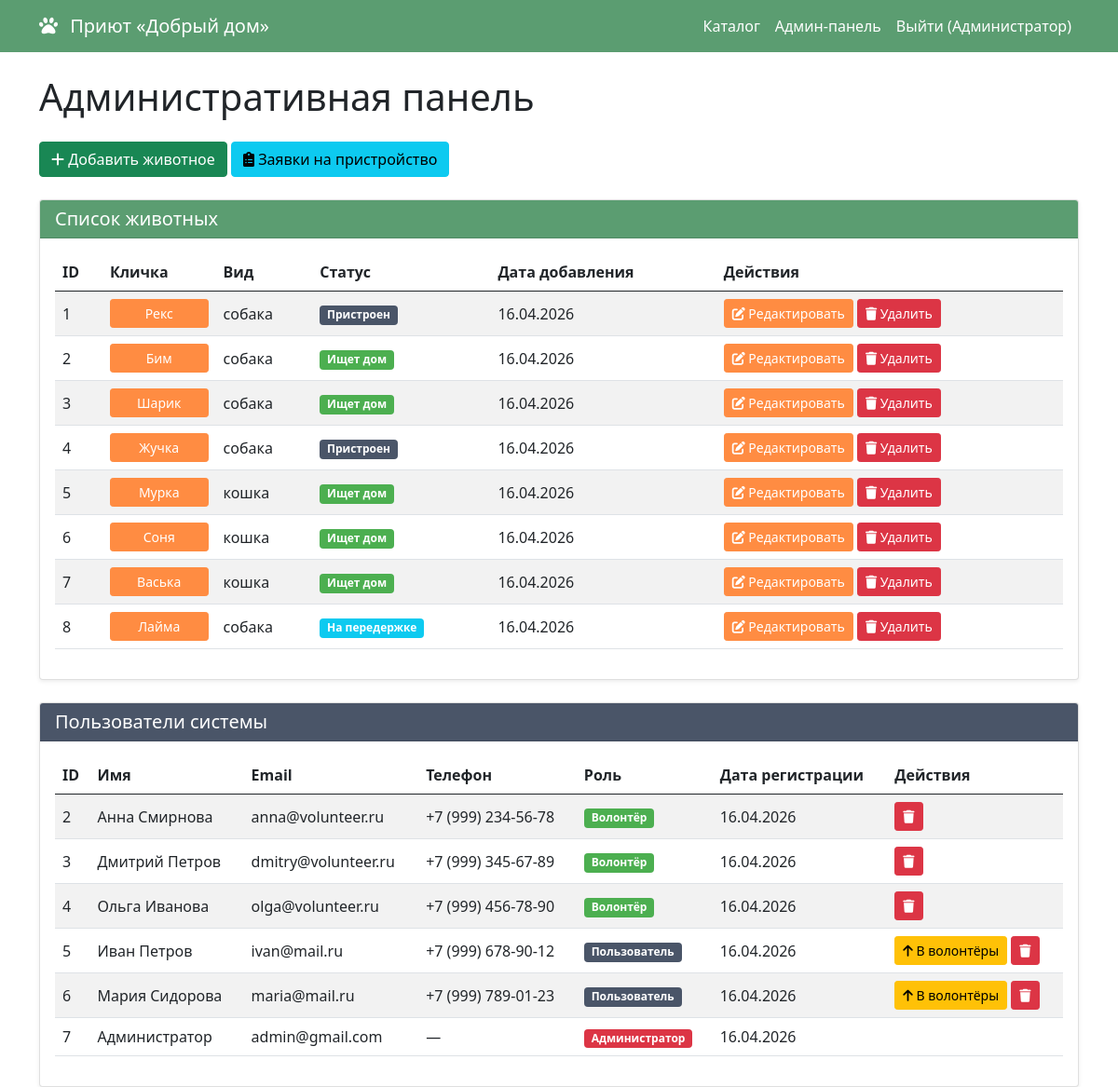
The page /admin (signed in) on the database its author committed.
### app/models.py (models this page shows, shortened)
class User(UserMixin, db.Model):
    __tablename__ = 'users'
    id = db.Column(db.Integer, primary_key=True)
    email = db.Column(db.String(100), unique=True, nullable=False)
    password_hash = db.Column(db.String(255), nullable=False)
    role = db.Column(db.String(20), default='user')
    name = db.Column(db.String(100), nullable=False)
    phone = db.Column(db.String(20))
    created_at = db.Column(db.DateTime, default=datetime.utcnow)
    created_animals = db.relationship('Animal', back_populates='creator', foreign_keys='Animal.created_by')
    activities = db.relationship('Activity', back_populates='user')
    adoption_requests = db.relationship('AdoptionRequest', back_populates='user')
    created_fundraisers = db.relationship('Fundraiser', back_populates='creator')
    donations = db.relationship('Donation', back_populates='user')
    def is_admin(self):
        return self.role == 'admin'

class Animal(db.Model):
    __tablename__ = 'animals'
    id = db.Column(db.Integer, primary_key=True)
    name = db.Column(db.String(100), nullable=False)
    species = db.Column(db.String(50), nullable=False)
    breed = db.Column(db.String(100))
    gender = db.Column(db.String(10))
    age = db.Column(db.Integer)
    color = db.Column(db.String(100))
    status = db.Column(db.String(50), default='looking')
    description = db.Column(db.Text)
    created_at = db.Column(db.DateTime, default=datetime.utcnow)
    created_by = db.Column(db.Integer, db.ForeignKey('users.id', ondelete='SET NULL'), nullable=True)
    photos = db.relationship('AnimalPhoto', back_populates='animal', cascade='all, delete-orphan')
    activities = db.relationship('Activity', back_populates='animal', cascade='all, delete-orphan')
    adoption_requests = db.relationship('AdoptionRequest', back_populates='animal')
    fundraisers = db.relationship('Fundraiser', back_populates='animal')
    creator = db.relationship('User', back_populates='created_animals', foreign_keys=[created_by])

### app/routes.py (the view)
    @app.route('/admin')
    @login_required
    def admin_dashboard():
        if not current_user.is_admin():
            flash('Доступ запрещён. Требуются права администратора.', 'danger')
            return redirect(url_for('catalog'))
        animals = Animal.query.order_by(Animal.created_at.desc()).all()
        users = User.query.all()
        return render_template('admin_dashboard.html', animals=animals, users=users)

### app/models.py (called while the page is built)
@login_manager.user_loader
def load_user(user_id):
    return User.query.get(int(user_id))

### app/templates/admin_dashboard.html (shortened to what this page needs)
{% extends "base.html" %}
{% block content %}
<h1 class="mb-4">Административная панель</h1>
<div class="row">
    <div class="col-md-12 mb-4">
        <a href="{{ url_for('create_animal') }}" class="btn btn-success">
            <i class="fas fa-plus"></i> Добавить животное
        </a>
        <a href="{{ url_for('admin_adoption_requests') }}" class="btn btn-info">
            <i class="fas fa-clipboard-list"></i> Заявки на пристройство
        </a>
    </div>
</div>
<div class="row">
    <div class="col-md-12">
        <div class="card shadow-sm">
            <div class="card-header bg-primary text-white">
                <h5 class="mb-0">Список животных</h5>
            </div>
            <div class="card-body">
                <div class="table-responsive">
                    <table class="table table-striped">
                        <thead>
                            <tr>
                                <th>ID</th>
                                <th>Кличка</th>
                                <th>Вид</th>
                                <th>Статус</th>
                                <th>Дата добавления</th>
                                <th>Действия</th>
                            </tr>
                        </thead>
                        <tbody>
                            {% for animal in animals %}
                            <tr>
                                <td>{{ animal.id }}</td>
                                <td><a class="btn btn-sm btn-primary animal-name" href="{{ url_for('animal_card', id=animal.id) }}">{{ animal.name }}</a></td>
                                <td>{{ animal.species }}</td>
                                <td>
                                    {% if animal.status == 'Ищет дом' %}
                                        <span class="badge bg-success">{{animal.status}}</span>
                                    {% elif animal.status == 'Пристроен' %}
                                        <span class="badge bg-secondary">{{animal.status}}</span>
                                    {% elif animal.status == 'На лечении' %}
                                        <span class="badge bg-warning">{{animal.status}}</span>
                                    {% elif animal.status == 'На передержке' %}
                                        <span class="badge bg-info">{{animal.status}}</span>
                                    {% else %}
                                        <span class="badge bg-warning">{{ animal.status }}</span>
                                    {% endif %}
                                </td>
                                <td>{{ animal.created_at.strftime('%d.%m.%Y') }}</td>
                                <td>
                                    <a href="{{ url_for('edit_animal', id=animal.id) }}" class="btn btn-sm btn-primary">
                                        <i class="fas fa-edit"></i> Редактировать
                                    </a>
                                    <a href="{{ url_for('delete_animal', id=animal.id) }}" class="btn btn-sm btn-danger" onclick="return confirm('Удалить животное?')">
                                        <i class="fas fa-trash"></i> Удалить
                                    </a>
                                </td>
                            </tr>
                            {% endfor %}
                        </tbody>
                    </table>
                </div>
            </div>
        </div>
    </div>
</div>
<div class="row mt-4">
    <div class="col-md-12">
        <div class="card shadow-sm">
            <div class="card-header bg-secondary text-white">
                <h5 class="mb-0">Пользователи системы</h5>
            </div>
            <div class="card-body">
                <div class="table-responsive">
                    <table class="table table-striped">
                        <thead>
                            <tr>
                                <th>ID</th>
                                <th>Имя</th>
                                <th>Email</th>
                                <th>Телефон</th>
                                <th>Роль</th>
                                <th>Дата регистрации</th>
                                <th>Действия</th>
                            </tr>
                        </thead>
                        <tbody>
                            {% for user in users %}
                            <tr>
                                <td>{{ user.id }}</td>
                                <td>{{ user.name }}</td>
                                <td>{{ user.email }}</td>
                                <td>{{ user.phone or '—' }}</td>
                                <td>
                                    {% if user.role == 'admin' %}
                                        <span class="badge bg-danger">Администратор</span>
                                    {% elif user.role == 'volunteer' %}
                                        <span class="badge bg-success">Волонтёр</span>
                                    {% else %}
                                        <span class="badge bg-secondary">Пользователь</span>
                                    {% endif %}
                                </td>
                                <td>{{ user.created_at.strftime('%d.%m.%Y') }}</td>
                                <td>
                                    {% if user.role == 'user' %}
                                        <a href="{{ url_for('promote_user', id=user.id) }}" class="btn btn-sm btn-warning">
                                            <i class="fas fa-arrow-up"></i> В волонтёры
                                        </a>
                                    {% endif %}
                                    {% if user.id != current_user.id and user.role != 'admin' %}
                                        <a href="{{ url_for('delete_user', id=user.id) }}" class="btn btn-sm btn-danger" onclick="return confirm('Удалить пользователя?')">
                                            <i class="fas fa-trash"></i>
                                        </a>
                                    {% endif %}
                                </td>
                            </tr>
                            {% endfor %}
                        </tbody>
                    </table>
                </div>
            </div>
        </div>
    </div>
</div>
{% endblock %}

### app/templates/base.html (shortened to what this page needs)
<!DOCTYPE html>
<html lang="ru">
<head>
    <link href="../static/css/bootstrap.css" rel="stylesheet">
    <link rel="stylesheet" href="https://cdnjs.cloudflare.com/ajax/libs/font-awesome/6.0.0/css/all.min.css">
    <link rel="stylesheet" href="{{ url_for('static', filename='css/style.css') }}">
</head>
<body>
    <nav class="navbar navbar-expand-lg navbar-dark bg-primary">
        <div class="container">
            <a class="navbar-brand" href="{{ url_for('catalog') }}">
                <i class="fas fa-paw"></i> Приют «Добрый дом»
            </a>
            <div class="collapse navbar-collapse" id="navbarNav">
                <ul class="navbar-nav ms-auto">
                    <li class="nav-item">
                        <a class="nav-link" href="{{ url_for('catalog') }}">Каталог</a>
                    </li>
                    {% if current_user.is_authenticated %}
                        <li class="nav-item">
                            <a class="nav-link" href="{{ url_for('admin_dashboard') }}">Админ-панель</a>
                        </li>
                        <li class="nav-item">
                            <a class="nav-link" href="{{ url_for('logout') }}">Выйти ({{ current_user.name }})</a>
                        </li>
                    {% endif %}
                </ul>
            </div>
        </div>
    </nav>
    <div class="container mt-4">
        {% block content %}{% endblock %}
    </div>
</body>
</html>

### app/static/css/style.css (style rules this page uses)
.card { transition: transform 0.2s; }
.navbar-brand i { margin-right: 8px; }
.btn-primary { background-color: #ff8c42; border-color: #ff8c42; }
.bg-primary { background-color: #5b9d71 !important; }
.bg-secondary { background-color: #4a5568 !important; }
.badge.bg-success { background-color: #4caf50 !important; }
.navbar-dark .navbar-nav .nav-link { color: #fff; }
.animal-name { display: block; width: 100%; text-align: center; }
.table { vertical-align: middle; }

### rows shown on the page
User: name "Администратор", id "7", email "admin@gmail.com", phone "—", role "Администратор", created_at "16.04.2026"
Animal: id "1", name "Рекс", species "собака", status "Пристроен", created_at "16.04.2026"
Animal: id "2", name "Бим", species "собака", status "Ищет дом", created_at "16.04.2026"
Animal: id "3", name "Шарик", species "собака", status "Ищет дом", created_at "16.04.2026"
Animal: id "4", name "Жучка", species "собака", status "Пристроен", created_at "16.04.2026"
Animal: id "5", name "Мурка", species "кошка", status "Ищет дом", created_at "16.04.2026"
Animal: id "6", name "Соня", species "кошка", status "Ищет дом", created_at "16.04.2026"
Animal: id "7", name "Васька", species "кошка", status "Ищет дом", created_at "16.04.2026"
Animal: id "8", name "Лайма", species "собака", status "На передержке", created_at "16.04.2026"
User: id "2", name "Анна Смирнова", email "anna@volunteer.ru", phone "+7 (999) 234-56-78", role "Волонтёр", created_at "16.04.2026"
User: id "3", name "Дмитрий Петров", email "dmitry@volunteer.ru", phone "+7 (999) 345-67-89", role "Волонтёр", created_at "16.04.2026"
User: id "4", name "Ольга Иванова", email "olga@volunteer.ru", phone "+7 (999) 456-78-90", role "Волонтёр", created_at "16.04.2026"
User: id "5", name "Иван Петров", email "ivan@mail.ru", phone "+7 (999) 678-90-12", role "Пользователь", created_at "16.04.2026"
User: id "6", name "Мария Сидорова", email "maria@mail.ru", phone "+7 (999) 789-01-23", role "Пользователь", created_at "16.04.2026"
